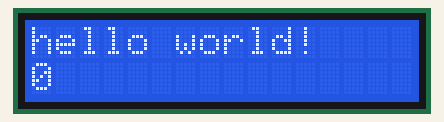
The sketch below on a simulated Arduino Uno, built with avr-gcc and run on an emulated ATmega328P. Shown: 16×2 character LCD.

Above: at 0.1 s.
At 4.1 s:
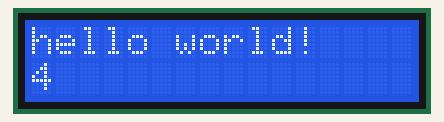
At 9.1 s:
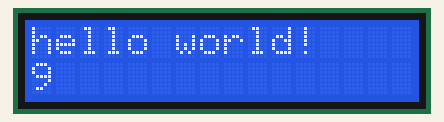
At 19.1 s:
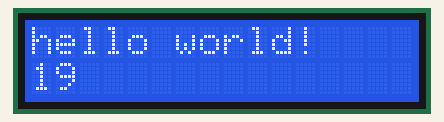
At 29.1 s:
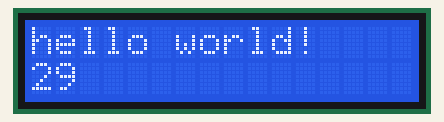
At 39.1 s:
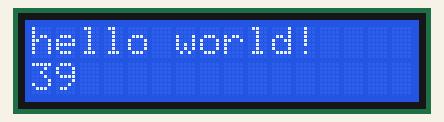

Measured:
- what the display in image 1 shows lasts 1.0 s, from 4.0 s to 5.0 s

The sketch:

LCD_Serial_Display11.ino
```cpp
#include <LiquidCrystal.h>
const int VCC = 5;
const int GND = GND; // Assuming GND is defined somewhere
const int SDA = A4;
const int SCL = A5;
LiquidCrystal lcd(VCC, GND, SDA, SCL);

void setup() {
  lcd.begin(16, 2);
  lcd.print("hello world!");
}

void loop() {
  lcd.setCursor(0, 1);  // Set cursor to beginning of second line
  lcd.print(millis() / 1000);  // Display current time in seconds
}
```
